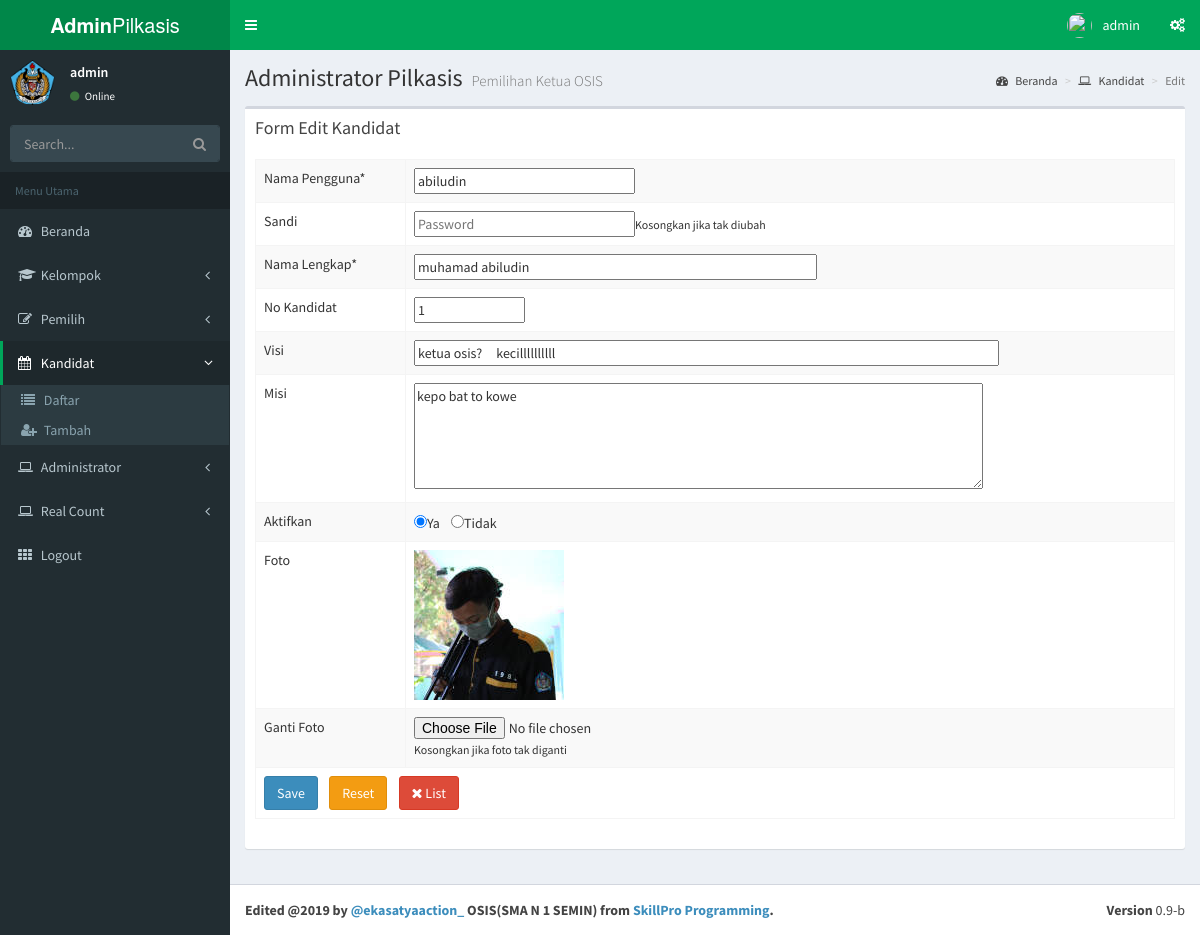
Page /admin/index.php?m=kandidat&s=edit&idp=15 (signed in) on the committed database.
### tables this page shows
CREATE TABLE `kandidat` (
  `idkandidat` int(2) NOT NULL,
  `username` varchar(25) NOT NULL,
  `password` varchar(32) NOT NULL,
  `nama` varchar(100) NOT NULL,
  `kelas` varchar(32) NOT NULL,
  `nokandidat` varchar(2) NOT NULL,
  `jumlahsuara` varchar(4) NOT NULL DEFAULT '0',
  `visi` varchar(100) NOT NULL,
  `misi` varchar(255) NOT NULL,
  `aktif` enum('Y','T') NOT NULL DEFAULT 'T',
  `foto` varchar(50) NOT NULL
);

### admin/modul/kandidat/edit.php (the view, shortened to what this page needs)
<?php include "atas.php"; ?>
<div class="content-wrapper">
	<section class="content-header">
		<h1>
			Administrator Pilkasis
			<small>Pemilihan Ketua OSIS</small>
		</h1>
		<ol class="breadcrumb">
			<li><a href="."><i class="fa fa-dashboard"></i> Beranda</a></li>
			<li><a href="?m=kandidat"><i class="fa fa-laptop"></i> Kandidat</a></li>
			<li class="active">Edit</li>
		</ol>
	</section>
	<section class="content">
		<div class="row">
			<div class="col-xs-12">
				<div class="box">
					<div class="box-header">
						<h3 class="box-title">Form Edit Kandidat</h3>
					</div>
					<div class="box-body">
						<?php
						$id = $_GET['idp'];
						include "../sambungan.php";
						$sql = "SELECT * FROM kandidat WHERE idkandidat='$id'";
						$query = mysqli_query($koneksi, $sql);
						$r = mysqli_fetch_assoc($query);
						?>
						<form action="?m=kandidat&s=update" method="post" enctype="multipart/form-data">
							<table id="pilkasis1" class="table table-bordered table-hover table-striped">
								<tbody>
									<tr>
										<td width=150>Nama Pengguna*</td>
										<td><input type="text" name="username" placeholder="Username" size="25px" maxlength="25px" value="<?php echo $r['username']; ?>" required /></td>
									</tr>
									<tr>
										<td>Sandi</td>
										<td><input type="password" name="password" placeholder="Password" size="25px" maxlength="32px" /><small>Kosongkan jika tak diubah</small></td>
									</tr>
									<tr>
										<td>Nama Lengkap*</td>
										<td><input type="text" name="nama" placeholder="Nama" size="50px" maxlength="50px" value="<?php echo $r['nama']; ?>" required /></td>
									</tr>
									<tr>
										<td>No Kandidat</td>
										<td><input type="text" name="nokandidat" placeholder="No Kandidat" size="10px" maxlength="2px" value="<?php echo $r['nokandidat']; ?>" /></td>
									</tr>
									<tr>
										<td>Visi</td>
										<td><input type="text" name="visi" placeholder="Visi" size="75px" maxlength="100px" value="<?php echo $r['visi']; ?>" /></td>
									</tr>
									<tr>
										<td>Misi</td>
										<td><textarea name="misi" placeholder="Misi" cols="75px" rows="5"><?php echo $r['misi']; ?></textarea></td>
									</tr>
									<tr>
										<td>Aktifkan</td>
										<td><input type="radio" name="aktif" id="aktifY" value="Y" <?php if ($r['aktif'] == 'Y') echo " checked"; ?> />Ya &nbsp;&nbsp;
											<input type="radio" name="aktif" id="aktifT" value="T" <?php if ($r['aktif'] == 'T') echo " checked"; ?> />Tidak</td>
									</tr>
									<tr>
										<td>Foto</td>
										<td>
											<?php
											if ($r['foto'] != '') {
												echo "<img src=\"../gambar/kandidat/$r[foto]\" height=150 />";
											} else {
												echo "<img src=\"../gambar/kandidat/0.jpg\">";
											}
											?>
									</tr>
									<tr>
										<td>Ganti Foto</td>
										<td><input type="file" name="foto" accept="image/*" /><small>Kosongkan jika foto tak diganti</small></td>
									</tr>
									<tr>
										<td colspan=3>
											<input type="submit" name="simpan" value="Save" class="btn btn-large btn-primary" />&nbsp;&nbsp;&nbsp;
											<input type="reset" name="reset" value="Reset" class="btn btn-large btn-warning" />&nbsp;&nbsp;&nbsp;
											<a href="?m=kandidat" class="btn btn-large btn-danger"><i class="fa fa-times"></i> List</a></td>
									</tr>
								</tbody>
							</table>
						</form>
					</div>
				</div>
			</div>
		</div>
	</section>
	<?php include "bawah.php"; ?>

### rows in the picture
kandidat: username "abiludin", nama "muhamad abiludin", nokandidat "1", visi "ketua osis? kecillllllllll", misi "kepo bat to kowe", aktif "☑", foto (picture)

### other values in the picture
$_SESSION['admin_username'] "admin"
